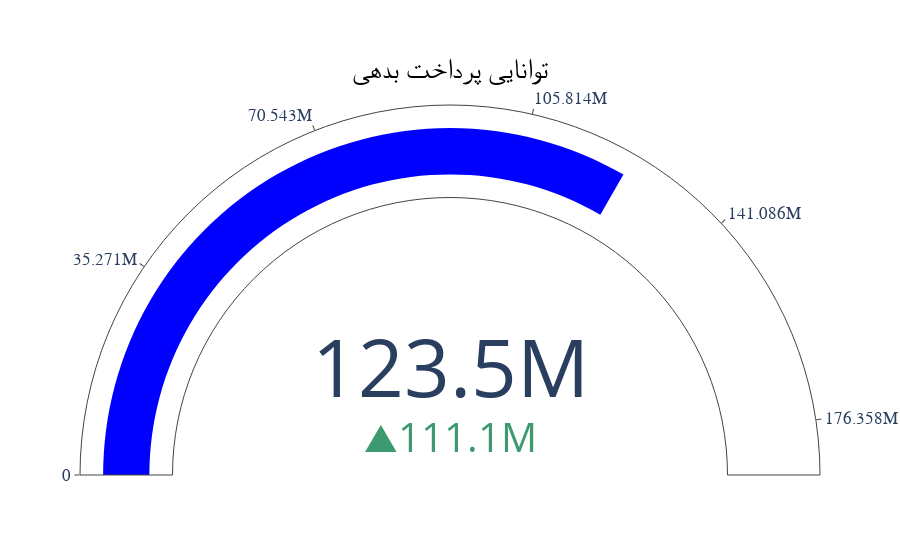

This figure's notebook cell:
### Code cell
# !pip install plotly
# !pip install plotly django-plotly-dash
# !pip  install nbformat==5.9.2
# !pip install dash



### app.py
import plotly.graph_objects as go
from plotly.graph_objects import Indicator ,Figure
import numpy as np
# import dash
# import dash_core_components as dcc
# import dash_html_components as html
def speedometer_plot(abiliti_to_pay,total_debt,labels,to_lend,title,color_bar,size_plot):

    max_=abiliti_to_pay + to_lend

    range_ticks=np.linspace(0,max_,8,dtype='int32')

    #roundـsmallerـthousand
    range_ticks_rounded = list(map(lambda n: int(n//1000*1000) if len(str(n)) > 3 else n , range_ticks))
    # list_ticks_persian = nums_to_persian(map (str,range_ticks_rounded))

    fig = go.Figure(Indicator(
        mode = "gauge+number+delta",

        value = abiliti_to_pay,
        delta = {"reference": total_debt } ,
        gauge = {'axis': {
                        # 'range': [None, max_],
                        'tickvals': range_ticks_rounded,
                        # 'ticktext':list_ticks_persian ,
                        'tickfont': {'size': int(size_plot[0]/40) , "family":'IRANSans'}
                        },
                 "bar":{'color':color_bar}
                 } ,
        domain = {'x': [0, 1], 'y': [0, 1]},

        title = {'text': title,"font":{
                        'family':"IRANSans",
                        'size':int(size_plot[0]/25),
                        # 'color':"#7f7f7f"
                        'color':"black" } ,
                 } ,
        # width=size_plot[0],
        # height=size_plot[1]
    )
    )
    # fig.update_layout()
    fig.show()
    
    
    # app = dash.Dash(__name__)
    # app.layout = html.Div([dcc.Graph(figure=fig)])
    # return app

# توانایی پرداخت
abiliti_to_pay =  123451234
# بدهی
total_debt = 12345123

# to_lend = نسیه
to_lend = 123450000

color_bar ="blue"
size_plot=(700,400)
title="توانایی پرداخت بدهی"
labels = ["توانایی پرداخت بدهی","مجموع بدهی جاری","مازاد یا کسری وجه نقد"]



speedometer_plot(abiliti_to_pay,total_debt,labels,to_lend,title,color_bar,size_plot)

### Figure 1 — Plotly figure (JSON) as saved in the notebook; plotly's stock layout.template omitted (floating-point values rounded to 4 significant figures)
{"data": [{"delta": {"reference": 12345123}, "domain": {"x": [0, 1], "y": [0, 1]}, "gauge": {"axis": {"tickfont": {"family": "IRANSans", "size": 17}, "tickvals": [0, 35271000, 70543000, 105814000, 141086000, 176358000, 211629000, 246901000]}, "bar": {"color": "blue"}}, "mode": "gauge+number+delta", "title": {"font": {"color": "black", "family": "IRANSans", "size": 28}, "text": "توانایی پرداخت بدهی"}, "type": "indicator", "value": 123451234}], "layout": {}}
